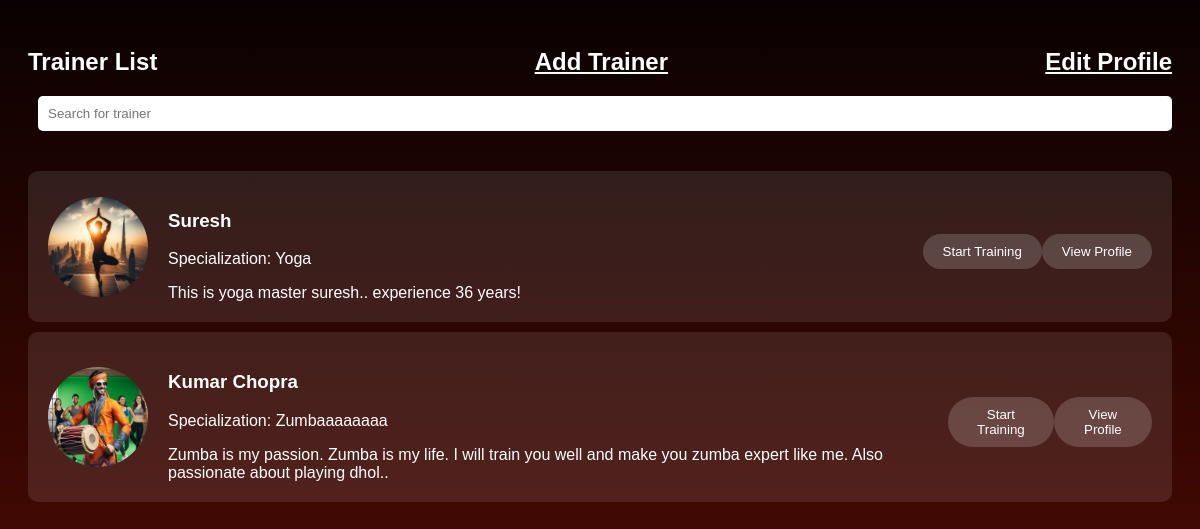
The app's page /trainers/trainer_list/ with its own data.
### trainers/models.py (models this page shows, shortened)
class Trainer(models.Model):
    user = models.OneToOneField(User, on_delete=models.CASCADE)
    name = models.CharField(max_length=100)
    specialization = models.CharField(max_length=100)
    bio = models.TextField()
    profile_picture = models.ImageField(upload_to='profile_pics/', blank=True, null=True)

### trainers/views.py (the view)
# urls.py: path('trainer_list/', views.trainer_list, name='trainer_list'),
def trainer_list(request):
    trainers = Trainer.objects.all()
    return render(request, 'trainers/trainer_list.html', {'trainers': trainers})

### trainers/templates/trainers/trainer_list.html (shortened to what this page needs)
<!DOCTYPE html>
<html lang="en">
<head>
</head>
<body>
    <h2>
        Trainer List
        <a href="{% url 'add_trainer' %}">Add Trainer</a>
        <a href="{% url 'edit_profile' %}">Edit Profile</a>
    </h2>
    <h2>
        <input type="search" id="search" placeholder="Search for trainer">
    </h2>
    {% for trainer in trainers %}
        <div class="trainer" data-name="{{ trainer.name }}">
            <img src="{{ trainer.profile_picture.url }}" alt="{{ trainer.name }}">
            <div class="trainer-info">
                <h3>{{ trainer.name }}</h3>
                <p>Specialization: {{ trainer.specialization }}</p>
                <section>{{ trainer.bio }}</section>
            </div>
            <button onclick="openChat()">Start Training</button>
            <button onclick="openModal('modal{{ trainer.id }}')">View Profile</button>
        </div>
    {% endfor %}
</body>
</html>

### trainers/templates/trainers/trainer_list.html (style rules this page uses)
body { font-family: Arial, sans-serif; background: linear-gradient(to top, #640D03, #090101); color: white; padding: 20px; min-height: 100vh; }
h2 { text-align: center; margin-bottom: 20px; }
.trainer { display: flex; align-items: center; justify-content: space-between; padding: 20px; margin-bottom: 10px; background: rgba(255, 255, 255, 0.1); border-radius: 10px; }
img { width: 100px; height: 100px; border-radius: 50%; align-items: center; }
.trainer-info { flex-grow: 1; margin-left: 20px; }
button { background: rgba(255, 255, 255, 0.171); color: white; border: none; border-radius: 50px; padding: 10px 20px; margin-top: 10px; }
#search { margin-bottom: 20px; padding: 10px; width: 100%; box-sizing: border-box; }
h2 { display: flex; justify-content: space-between; align-items: center; }
h2 input { padding: 10px; border: none; border-radius: 5px; margin-left: 10px; }
a { color: white; }

### records on screen
Trainer: profile_picture (picture), name "Suresh", specialization "Yoga", bio "This is yoga master suresh.. experience 36 years!"
Trainer: profile_picture (picture), name "Kumar Chopra", specialization "Zumbaaaaaaaa", bio "Zumba is my passion. Zumba is my life. I will train you well and make you zumba expert like me. Also passionate about playing dhol.."
